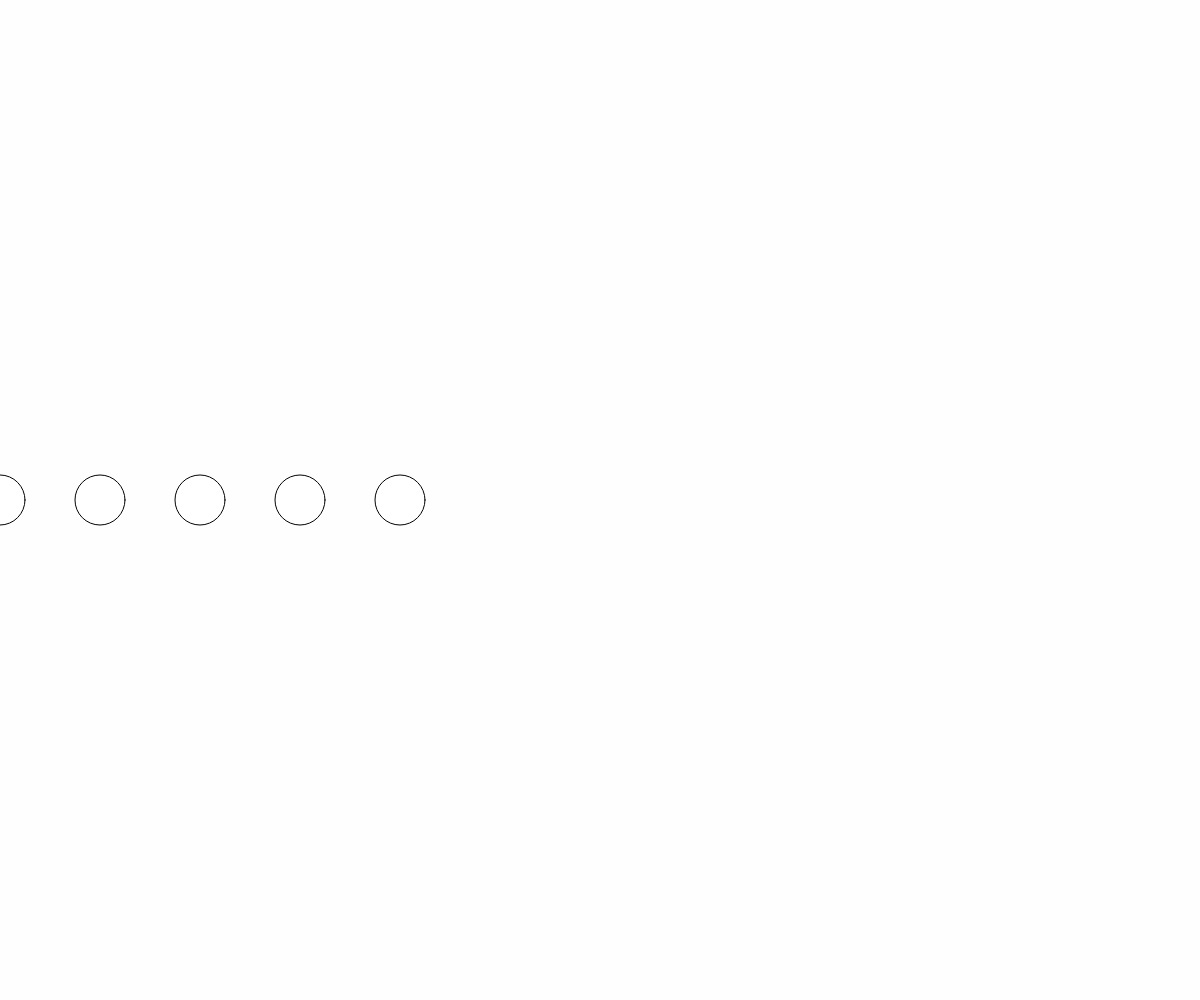
Frame 1 (no input)
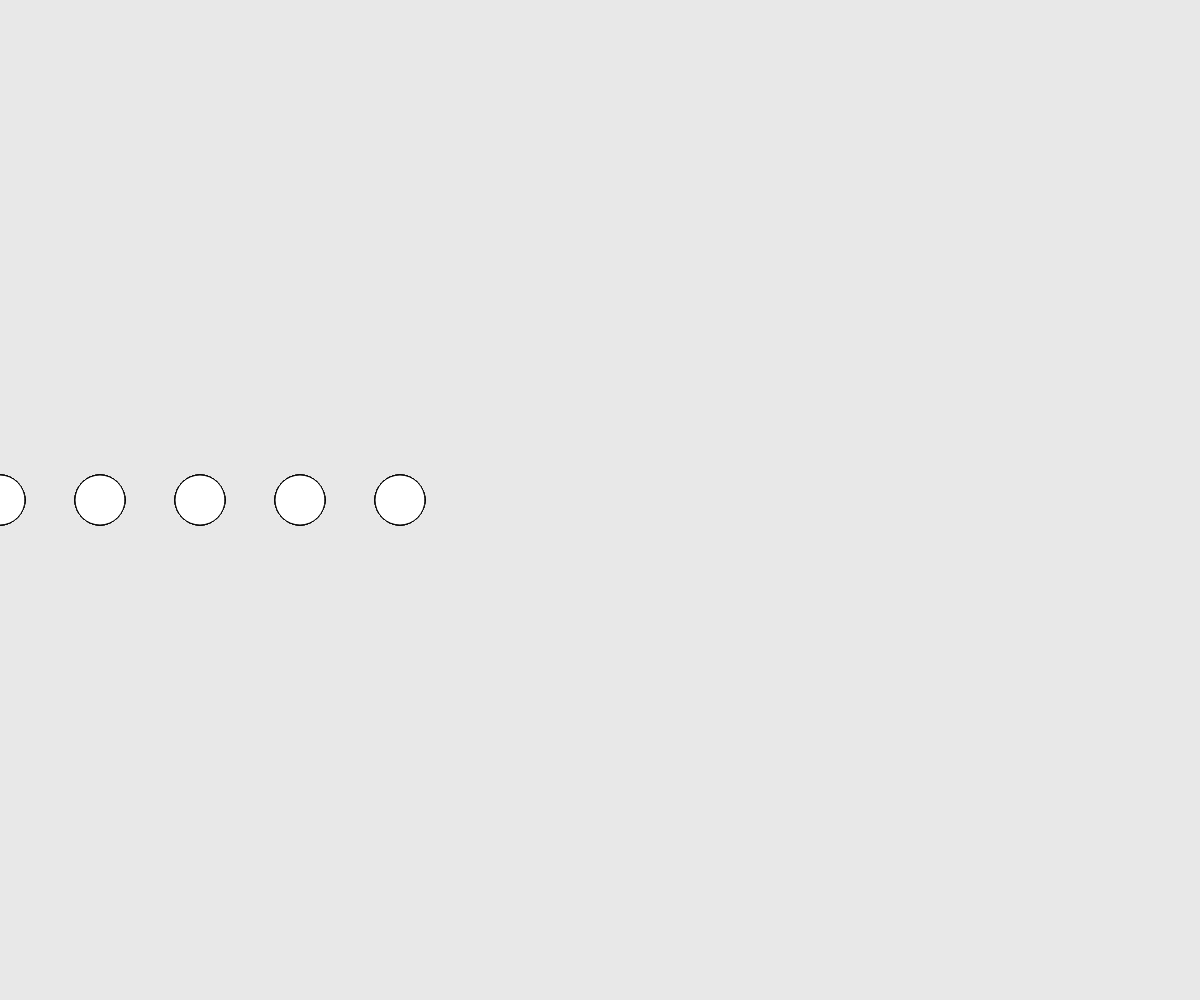
Frame 60 (no input)
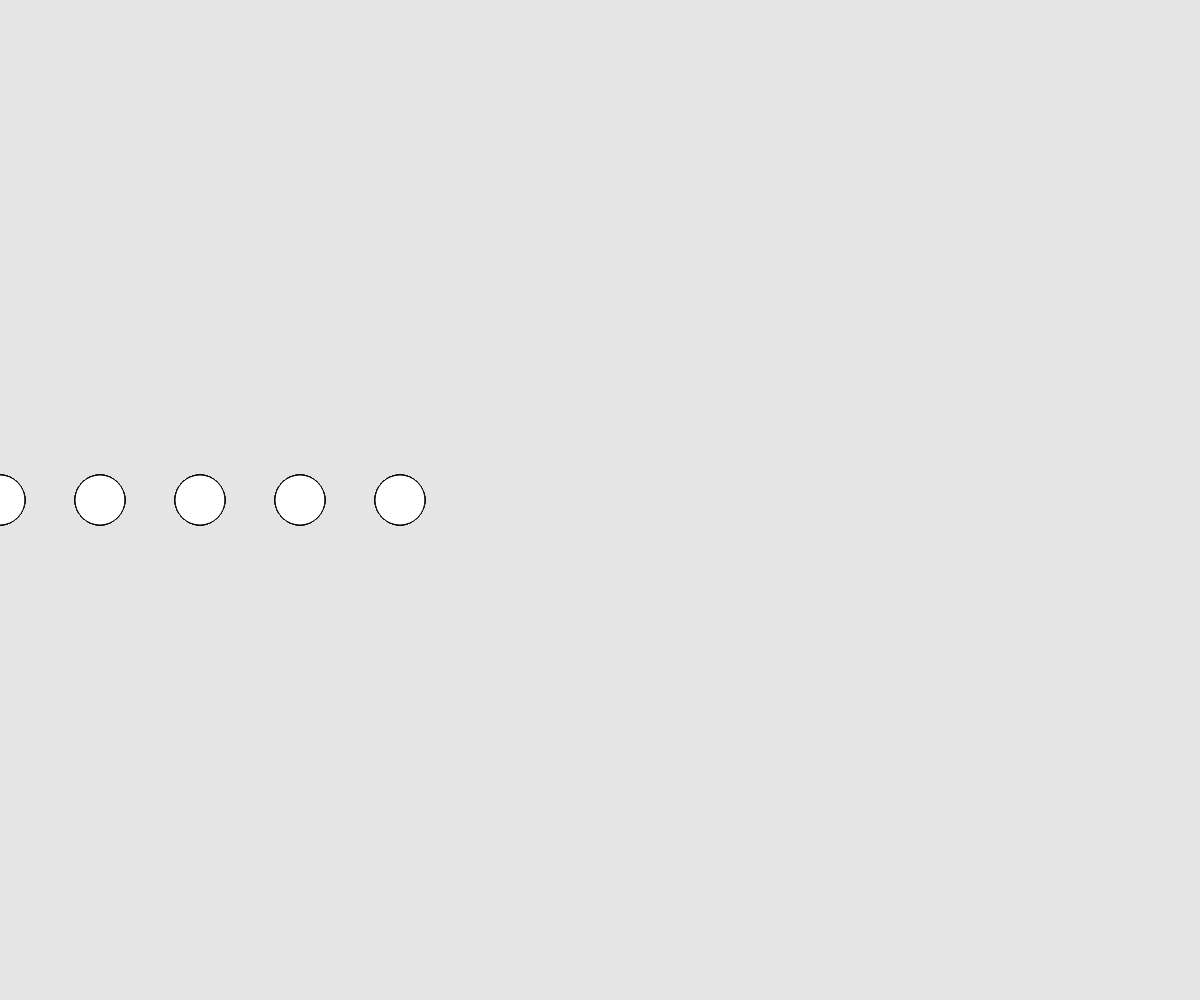
Frame 120 (the mouse pressed at the canvas centre since frame 60)

The p5.js sketch that drew these frames (run headless with seeded random() and noise() and a simulated clock; from frame 60 on, the mouse is pressed at the canvas centre):

// p5.js sketch
// ── sketch.js




function setup() {
  createCanvas(windowWidth, windowHeight);


}


function draw() {
  background(220, 10);

  //initialisierung; bedingung; update
  for (let i = 0; i < 5; i++) {
    //Anweisung
    console.log(i); 
    ellipse(100 * i, height/2, 50, 50, 10); 
  }



}
